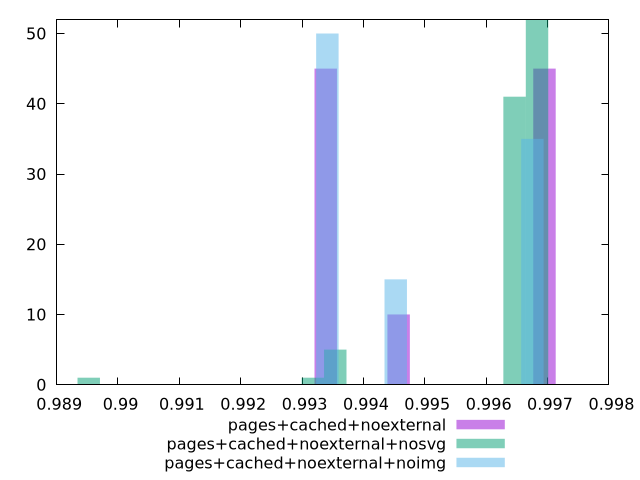

Generate this figure with gnuplot:
$_pagesCachedNoexternal <<EOF
0.9969503166235081 45
0.9933855359919579 45
0.9945737962024747 10
EOF
$_pagesCachedNoexternalNosvg <<EOF
0.9968288100594178 52
0.9964635375016826 41
0.9895233589047134 1
0.9931760844820656 1
0.9935413570398008 5
EOF
$_pagesCachedNoexternalNoimg <<EOF
0.9967535122207724 35
0.9934124389954514 50
0.9945261300705583 15
EOF
set key outside below
set terminal pngcairo
set output "report_00004_2020-11-02T20-21-41.718Z/interactive/interactive_pages+cached+noexternal_pages+cached+noexternal+nosvg_pages+cached+noexternal+noimg+hist.png"
set boxwidth 0.0003652725577352209
set style fill transparent solid 0.5 noborder
set yrange [0:52]
plot $_pagesCachedNoexternal title "pages+cached+noexternal" with boxes ,$_pagesCachedNoexternalNosvg title "pages+cached+noexternal+nosvg" with boxes ,$_pagesCachedNoexternalNoimg title "pages+cached+noexternal+noimg" with boxes ,
